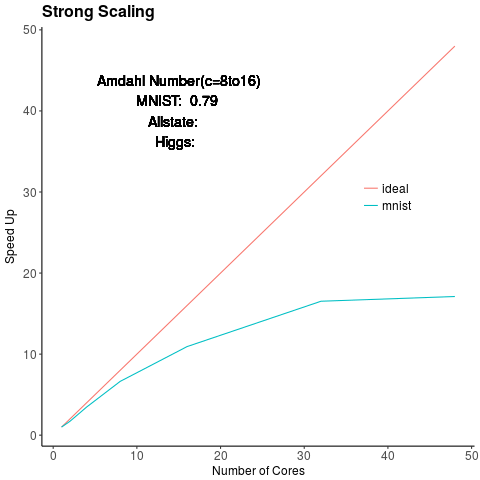

The script that saved this image:
# ---
# title: "Test speed-up and scale-up of R-Rerf against xg and ranger"
# author: "James Browne"
# date: "Oct 10 2017"
# output: html_document
# ---
library(ggplot2)
library(plyr)

data_summary <- function(data, varname, groupnames){
      require(plyr)
  summary_func <- function(x, col){
          c(mean = mean(x[[col]], na.rm=TRUE),
                  sd = sd(x[[col]], na.rm=TRUE))
    }
    data_sum<-ddply(data, groupnames, .fun=summary_func,
                                      varname)
    data_sum <- rename(data_sum, c("mean" = varname))
     return(data_sum)
}


mydata <- read.csv(file="figure7.csv", header=FALSE)
mydata <- data_summary(mydata,varname="V4",groupnames=c("V1","V2"))
mydata$V1 <- as.character(mydata$V1)
mydata$V2 <- as.numeric(mydata$V2)

for(z in unique(mydata$V1)){
base <- mydata[(mydata$V2 == 1)&(mydata$V1==z) ,]$V4
q <- mydata$V1==z
mydata$V5[q] <- base / mydata$V4[q]
}

for(z in unique(mydata$V2)){
mydata <- rbind(c("ideal", z, z, 0,z),mydata )
}

mydata$V2 <- as.numeric(mydata$V2)
mydata$V4 <- as.numeric(mydata$V4)
mydata$V5 <- as.numeric(mydata$V5)

if(max(mydata$V2 >= 16)){
mnistAhmNum8 <- mydata[(mydata$V2 == 8)&(mydata$V1=="mnist ") ,]$V4
mnistAhmNum16 <- mydata[(mydata$V2 == 16)&(mydata$V1=="mnist ") ,]$V4
mnistAhm <- 2-2/(mnistAhmNum8/mnistAhmNum16)

higgsAhmNum8 <- mydata[(mydata$V2 == 8)&(mydata$V1=="higgs ") ,]$V4
higgsAhmNum16 <- mydata[(mydata$V2 == 16)&(mydata$V1=="higgs ") ,]$V4
higgsAhm <- 2-2/(higgsAhmNum8/higgsAhmNum16)

allstateAhmNum8 <- mydata[(mydata$V2 == 8)&(mydata$V1=="allstate ") ,]$V4
allstateAhmNum16 <- mydata[(mydata$V2 == 16)&(mydata$V1=="allstate ") ,]$V4
allstateAhm <- 2-2/(allstateAhmNum8/allstateAhmNum16)

}


mydata$V1 <- as.factor(mydata$V1)


leg <- theme(legend.text = element_text(size = 12), legend.title=element_blank(), plot.title = element_text(size = 16,  face="bold"), plot.subtitle = element_text(size = 12),axis.title.x = element_text(size=12), axis.text.x = element_text(size=12), axis.title.y = element_text(size=12), axis.text.y = element_text(size=12))


p <- ggplot(mydata,aes(x=V2, y=V5, group=V1, color=V1))+geom_line()

#p <- p + labs(title = "Strong Scaling") + leg
p <- p + labs(title = "Strong Scaling") + theme_classic() + leg
p <- p + labs(x = "Number of Cores", y = "Speed Up")
    p <- p + theme(legend.position = c(.8,.6))

p <- p + geom_text(x = 15, y =40 , color="black", size=5, label =paste("Amdahl Number(c=8to16)\nMNIST: ",signif(mnistAhm, digits=2),"\nAllstate: ", signif(allstateAhm, digits=2), "\nHiggs: ", signif(higgsAhm,digits=2)))

p <- p +scale_color_discrete(name="Dataset")

pWidth = 300
pHeight = 300


#png(file="figure7.png", width=pWidth, height=pHeight)
png(file="figure7.png")
print(p)
dev.off()

